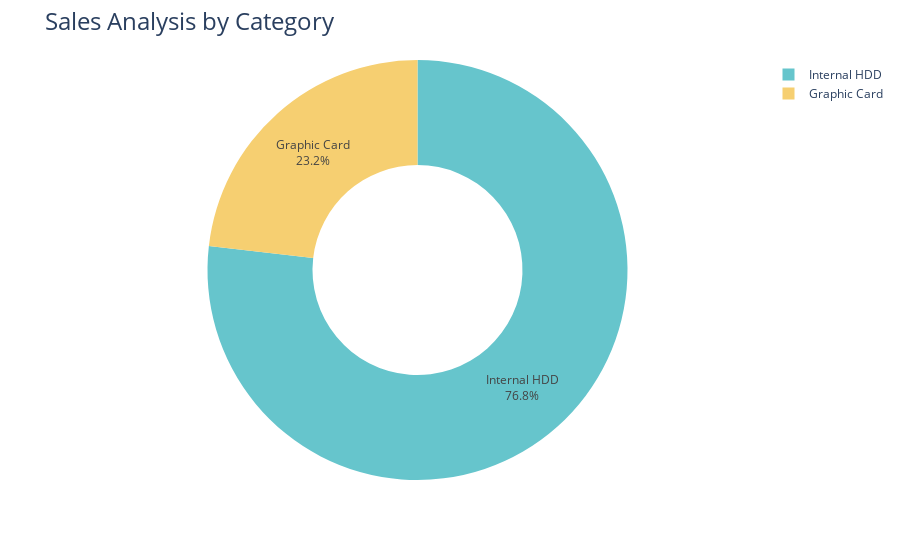

The cell this chart's notebook holds for it:
### Code cell
sales_by_category = products.groupby('category')['profit'].sum().reset_index()


fig = px.pie(sales_by_category, 
             values='profit', 
             names='category', 
             hole=0.5, 
             color_discrete_sequence=px.colors.qualitative.Pastel)

fig.update_traces(textposition='inside', textinfo='percent+label')
fig.update_layout(title_text='Sales Analysis by Category', title_font=dict(size=24))

fig.show()

### Figure 1 — Plotly figure (JSON) as saved in the notebook; plotly's stock layout.template omitted (floating-point values rounded to 4 significant figures)
{"data": [{"domain": {"x": [0, 1], "y": [0, 1]}, "hole": 0.5, "hovertemplate": "category=%{label}<br>profit=%{value}<extra></extra>", "labels": ["Graphic Card", "Internal HDD"], "legendgroup": "", "name": "", "showlegend": true, "textinfo": "percent+label", "textposition": "inside", "type": "pie", "values": [3646000.0, 12090000.0]}], "layout": {"legend": {"tracegroupgap": 0}, "margin": {"t": 60}, "piecolorway": ["rgb(102, 197, 204)", "rgb(246, 207, 113)", "rgb(248, 156, 116)", "rgb(220, 176, 242)", "rgb(135, 197, 95)", "rgb(158, 185, 243)", "rgb(254, 136, 177)", "rgb(201, 219, 116)", "rgb(139, 224, 164)", "rgb(180, 151, 231)", "rgb(179, 179, 179)"], "title": {"font": {"size": 24}, "text": "Sales Analysis by Category"}}}
